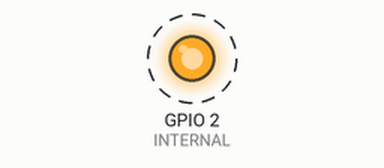
This program was run on a simulated ESP32. Shown: output pins drawn as LEDs (lit = HIGH). Dashed ring = blinking. What the program prints to the serial monitor is not drawn.

Above: at 0.7 s.
Timing chart, 0 to 3.5 s (numbered marks = the images above):
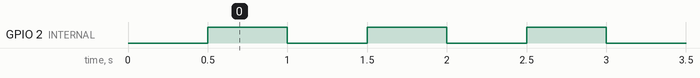

The program:

main.cpp
```cpp
#include <Arduino.h>

#define INTERNAL 2 // GPIO2 is often connected to the internal LED on ESP32 boards

// const int ledPin = 2;
// constexpr int minIntLED = 2;

void setup() {
  // put your setup code here, to run once:
  Serial.begin(115200);
  delay(500); // Wait for Serial to initialize
  Serial.println("Hello, ESP32!");

  pinMode(INTERNAL, OUTPUT);

}

void loop() {
  // put your main code here, to run repeatedly:
  Serial.write("LED ON\n");
  digitalWrite(INTERNAL, HIGH);   // turn the LED on (HIGH is the voltage level)
  delay(500);                      // wait for a second
  Serial.write("LED OFF\n");
  digitalWrite(INTERNAL, LOW);    // turn the LED off by making the voltage LOW
  delay(500);                      // wait for a second
}
```

Measured:
- by itself, GPIO 2 (INTERNAL): alternates HIGH for 0.50 s and LOW for 0.50 s
